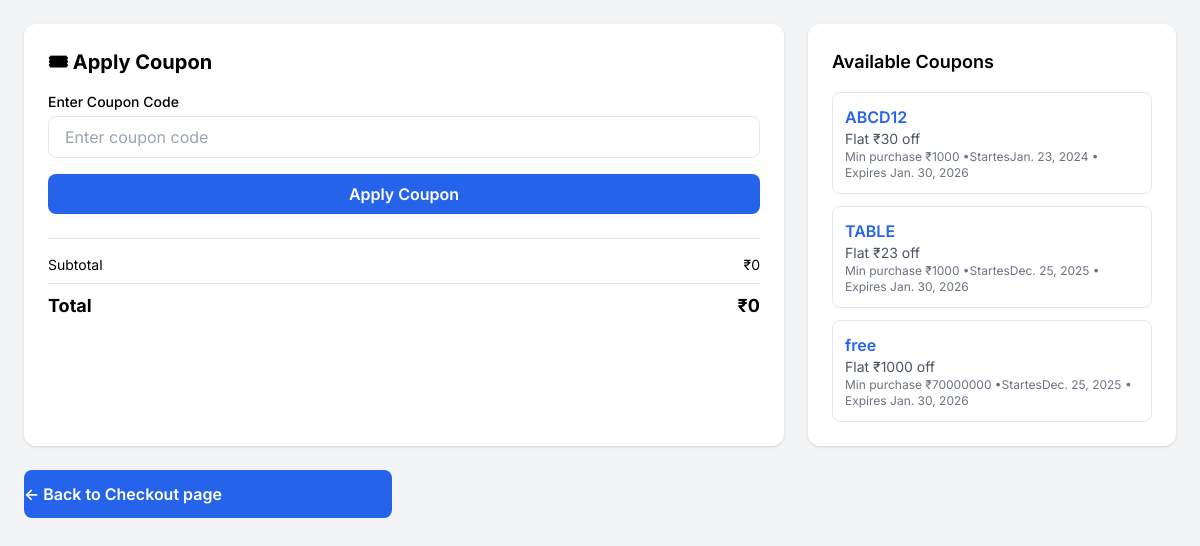
Page /cart/add_coupon (signed in) on the committed database.
### products/models.py (models this page shows, shortened)
class Coupons(models.Model):
    code=models.CharField(max_length=6,unique=True)
    discount=models.PositiveIntegerField(help_text='flat_discount')
    is_active=models.BooleanField(default=True)
    created_on=models.DateTimeField(auto_now_add=True)
    start_date=models.DateField(null=True)
    expire_date=models.DateField()
    min_purchase=models.PositiveIntegerField(default=0)

### cart/views.py (the view, shortened to what this page needs)
# urls.py: path('add_coupon',views.add_coupon,name='add_coupon'),
@login_required
def add_coupon(request):
    user = request.user
    cart = get_create_cart(user)
    items = Cart_items.objects.filter(cart=cart)
    today = timezone.now().date()
    coupons = Coupons.objects.filter(
        is_active=True,
        start_date__lte=today,
        expire_date__gte=today
    )
    subtotal = sum(item.product.price * item.quantity for item in items)
    discount = 0
    total = max(subtotal - discount, 0)
    return render(request, 'orders/add_coupon.html', {
        'total': total,
        'subtotal': subtotal,
        'coupons': coupons,
    })

### cart/views.py (called while the page is built)
def get_create_cart(user):
    cart,created=Cart.objects.get_or_create(user=user)
    return cart

### templates/orders/add_coupon.html (shortened to what this page needs)
{% load static %}
<!DOCTYPE html>
<html lang="en">
<head>
    <script src="https://cdn.tailwindcss.com"></script>
</head>
<body class="bg-gray-100 min-h-screen p-6">
<div class="max-w-6xl mx-auto grid grid-cols-1 md:grid-cols-3 gap-6">
    <div class="md:col-span-2 bg-white rounded-xl shadow p-6">
        <h2 class="text-xl font-bold mb-4">🎟 Apply Coupon</h2>
        <form method="post" class="space-y-4">
            <div>
                <label class="block text-sm font-medium mb-1">
                    Enter Coupon Code
                </label>
                <input type="text"
                       name="coupon"
                       placeholder="Enter coupon code"
                       class="w-full border rounded-lg px-4 py-2 focus:outline-none focus:ring-2 focus:ring-blue-500"
                       value="{{ coupon.code|default:'' }}">
            </div>
            <button type="submit"
                    class="w-full bg-blue-600 text-white py-2 rounded-lg font-semibold hover:bg-blue-700">
                Apply Coupon
            </button>
        </form>
        <div class="mt-6 border-t pt-4 space-y-2 text-sm">
            <div class="flex justify-between">
                <span>Subtotal</span>
                <span>₹{{ subtotal }}</span>
            </div>
            <hr>
            <div class="flex justify-between font-bold text-lg">
                <span>Total</span>
                <span>₹{{ total }}</span>
            </div>
        </div>
    </div>
    <div class="bg-white rounded-xl shadow p-6">
        <h3 class="text-lg font-semibold mb-4">Available Coupons</h3>
        {% if coupons %}
  <ul class="space-y-3">
    {% for c in coupons %}
    <li class="border rounded-lg p-3 hover:bg-gray-50">
        <p class="font-semibold text-blue-600">{{ c.code }}</p>
        <p class="text-sm text-gray-600">
            Flat ₹{{ c.discount }} off
        </p>
        <p class="text-xs text-gray-500">
            Min purchase ₹{{ c.min_purchase }}  •Startes{{c.start_date}} • Expires {{ c.expire_date }}
        </p>
    </li>
    {% endfor %}
  </ul>
{% else %}
  <p class="text-sm text-gray-500">
      No active coupons available.
  </p>
{% endif %}
        </div>
        <a href="{% url 'checkout' %}?cart=1"
       class="w-full bg-blue-600 text-white py-3 rounded-lg font-semibold hover:bg-blue-700">
         <- Back to Checkout page
    </a>
</div>
</body>
</html>

### templates/orders/add_coupon.html (style rules this page uses)
body { font-family: 'Inter', sans-serif; }

### rows in the picture
Coupons: code "ABCD12", discount "30", min_purchase "1000", start_date "Jan. 23, 2024", expire_date "Jan. 30, 2026"
Coupons: code "TABLE", discount "23", min_purchase "1000", start_date "Dec. 25, 2025", expire_date "Jan. 30, 2026"
Coupons: code "free", discount "1000", min_purchase "70000000", start_date "Dec. 25, 2025", expire_date "Jan. 30, 2026"

### other values in the picture
{{ subtotal }} "0"
{{ total }} "0"
